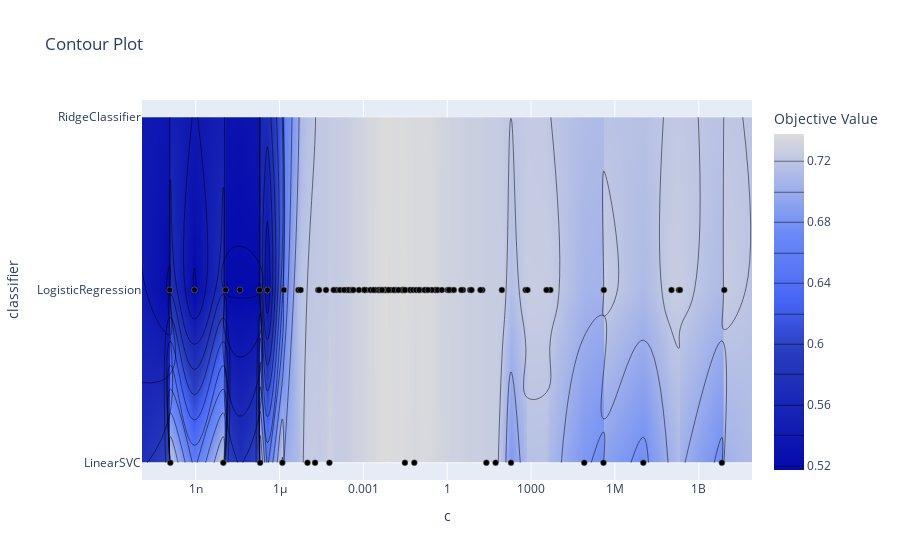

The code cell stored with this chart in its notebook:
### Code cell
optuna.visualization.plot_contour(linear_study, params=['classifier', 'c'])

### Figure 1 — Plotly figure (JSON) as saved in the notebook; plotly's stock layout.template omitted (floating-point values rounded to 4 significant figures; data arrays with more than 128 entries replaced by an {"elided": "..."} marker saying what was removed)
{"data": [{"colorbar": {"title": {"text": "Objective Value"}}, "colorscale": [[0, "rgb(5,10,172)"], [0.35, "rgb(40,60,190)"], [0.5, "rgb(70,100,245)"], [0.6, "rgb(90,120,245)"], [0.7, "rgb(106,137,247)"], [1, "rgb(220,220,220)"]], "connectgaps": true, "contours": {"coloring": "heatmap"}, "hoverinfo": "none", "line": {"smoothing": 1.3}, "reversescale": false, "type": "contour", "x": [1.194e-11, 1.173e-10, 1.23e-10, 9.025e-10, 9.704e-09, 1.178e-08, 3.809e-08, 1.91e-07, 2.016e-07, 3.662e-07, 1.259e-06, 1.419e-06, 4.692e-06, 5.691e-06, 9.972e-06, 1.861e-05, 2.413e-05, 2.615e-05, 4.606e-05, 6.07e-05, 8.641e-05, 0.0001052, 0.0001452, 0.0002043, 0.0002508, 0.0002958, 0.0003502, 0.000399, 0.0004371, 0.0006883, 0.001063, 0.001089, 0.001228, 0.001774, 0.002279, 0.002648, 0.003405, 0.003682, 0.004157, 0.004627, 0.005028, 0.005832, 0.006049, 0.006408, 0.007301, 0.007893, 0.009493, 0.01215, 0.01305, 0.01474, 0.01796, 0.02439, 0.02528, 0.02585, 0.02713, 0.03041, 0.03063, 0.0316, 0.04669, 0.04774, 0.05912, 0.06628, 0.07677, 0.09835, 0.104, 0.1521, 0.1729, 0.2049, 0.2815, 0.3759, 0.3924, 0.451, 0.6437, 1.04, 1.151, 1.264, 1.73, 3.187, 3.657, 6.608, 7.361, 15.46, 18.08, 25.14, 53.89, 90.08, 191.4, 639.6, 743.5, 3560.0, 4902.0, 80110.0, 390500.0, 401500.0, 10390000.0, 105900000.0, 194900000.0, 213000000.0, 6743000000.0, 8206000000.0, 80610000000.0], "y": ["LinearSVC", "LogisticRegression", "RidgeClassifier"], "z": {"elided": "3x101 float values"}}, {"marker": {"color": "black", "line": {"color": "Grey", "width": 0.5}}, "mode": "markers", "showlegend": false, "type": "scatter", "x": [3.809e-08, 105900000.0, 80110.0, 3.662e-07, 401500.0, 390500.0, 0.03063, 0.06628, 9.025e-10, 0.0003502, 191.4, 8206000000.0, 1.861e-05, 1.173e-10, 53.89, 194900000.0, 25.14, 0.0002508, 6743000000.0, 4902.0, 9.704e-09, 1.04, 9.972e-06, 213000000.0, 10390000.0, 1.264, 2.016e-07, 3560.0, 1.23e-10, 0.007301, 0.006408, 0.005832, 0.01474, 0.002648, 4.692e-06, 0.0002958, 0.3924, 0.003682, 6.608, 1.419e-06, 0.1729, 639.6, 1.178e-08, 0.003405, 4.606e-05, 0.02585, 3.657, 0.0316, 0.02528, 0.104, 0.0001052, 0.01305, 0.001063, 0.04669, 0.009493, 0.0006883, 18.08, 0.3759, 0.04774, 3.187, 8.641e-05, 90.08, 2.413e-05, 1.91e-07, 0.001228, 1.259e-06, 743.5, 0.451, 0.02439, 0.01215, 0.000399, 0.05912, 0.004157, 1.151, 0.1521, 15.46, 0.001774, 5.691e-06, 0.0001452, 1.73, 0.02713, 0.2815, 0.006049, 0.005028, 2.615e-05, 0.0004371, 0.004627, 0.007893, 0.03041, 0.001089, 0.01796, 0.2049, 0.07677, 0.0002043, 6.07e-05, 0.002279, 0.6437, 0.09835, 7.361], "y": ["LogisticRegression", "LogisticRegression", "LinearSVC", "LogisticRegression", "LogisticRegression", "LinearSVC", "LinearSVC", "LinearSVC", "LogisticRegression", "LogisticRegression", "LinearSVC", "LogisticRegression", "LinearSVC", "LogisticRegression", "LinearSVC", "LogisticRegression", "LinearSVC", "LogisticRegression", "LinearSVC", "LogisticRegression", "LinearSVC", "LogisticRegression", "LinearSVC", "LogisticRegression", "LinearSVC", "LogisticRegression", "LinearSVC", "LogisticRegression", "LinearSVC", "LogisticRegression", "LogisticRegression", "LogisticRegression", "LogisticRegression", "LogisticRegression", "LogisticRegression", "LogisticRegression", "LogisticRegression", "LogisticRegression", "LogisticRegression", "LogisticRegression", "LogisticRegression", "LogisticRegression", "LogisticRegression", "LogisticRegression", "LogisticRegression", "LogisticRegression", "LogisticRegression", "LogisticRegression", "LogisticRegression", "LogisticRegression", "LogisticRegression", "LogisticRegression", "LogisticRegression", "LogisticRegression", "LogisticRegression", "LogisticRegression", "LogisticRegression", "LogisticRegression", "LogisticRegression", "LogisticRegression", "LogisticRegression", "LogisticRegression", "LogisticRegression", "LogisticRegression", "LogisticRegression", "LinearSVC", "LogisticRegression", "LogisticRegression", "LogisticRegression", "LogisticRegression", "LogisticRegression", "LogisticRegression", "LogisticRegression", "LogisticRegression", "LogisticRegression", "LogisticRegression", "LogisticRegression", "LogisticRegression", "LogisticRegression", "LogisticRegression", "LogisticRegression", "LogisticRegression", "LogisticRegression", "LogisticRegression", "LogisticRegression", "LogisticRegression", "LogisticRegression", "LogisticRegression", "LogisticRegression", "LogisticRegression", "LogisticRegression", "LogisticRegression", "LogisticRegression", "LogisticRegression", "LinearSVC", "LogisticRegression", "LogisticRegression", "LogisticRegression", "LogisticRegression"]}], "layout": {"title": {"text": "Contour Plot"}, "xaxis": {"range": [-10.92, 10.91], "title": {"text": "c"}, "type": "log"}, "yaxis": {"range": [-0.1, 2.1], "title": {"text": "classifier"}, "type": "category"}}}
